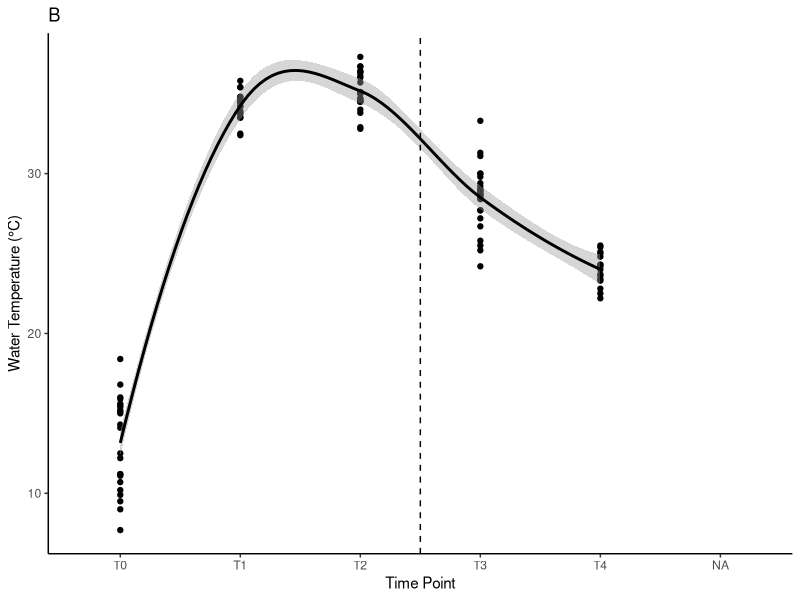
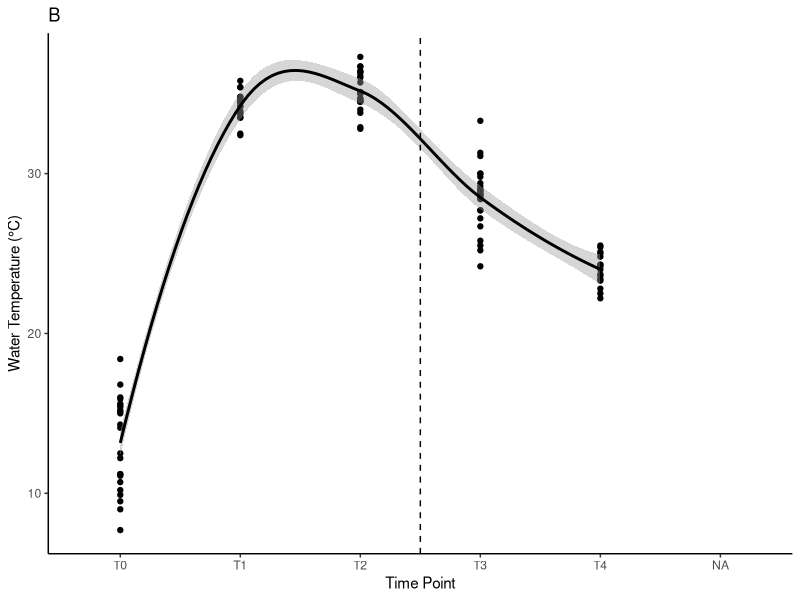

Source code (R) for these figures, in order:
## ---- chunk 1
knitr::opts_chunk$set(echo = TRUE, warning = FALSE, message = FALSE)
## ---- chunk 2
library(MASS) 
library(tidyverse)
library(ggplot2)
library(readxl)
library(cowplot)
library(lme4)
library(lmerTest)
library(car)
library(effects)
library(emmeans)
library(tools)
## ---- chunk 3
temps<-read_excel(path="data/temperature.xlsx")%>%mutate(date=as.character(date))

temp_plot<-temps%>%
  ggplot(aes(x=timepoint, y=temperature))+
  geom_point()+
  geom_smooth(aes(group=1), colour="black")+
  theme_classic()+
  geom_vline(xintercept=3.5, linetype="dashed")+
  ylab("Water Temperature (°C)")+
  ggtitle("B")+
  xlab("Time Point");temp_plot

ggsave(temp_plot, filename="figures/temperature/temperature_plot_wells.png", width=4, height=4)
## ---- chunk 4
temps%>%
  group_by(timepoint)%>%
  summarise(mean=mean(temperature), se=sd(temperature)/sqrt(length(temperature)))
